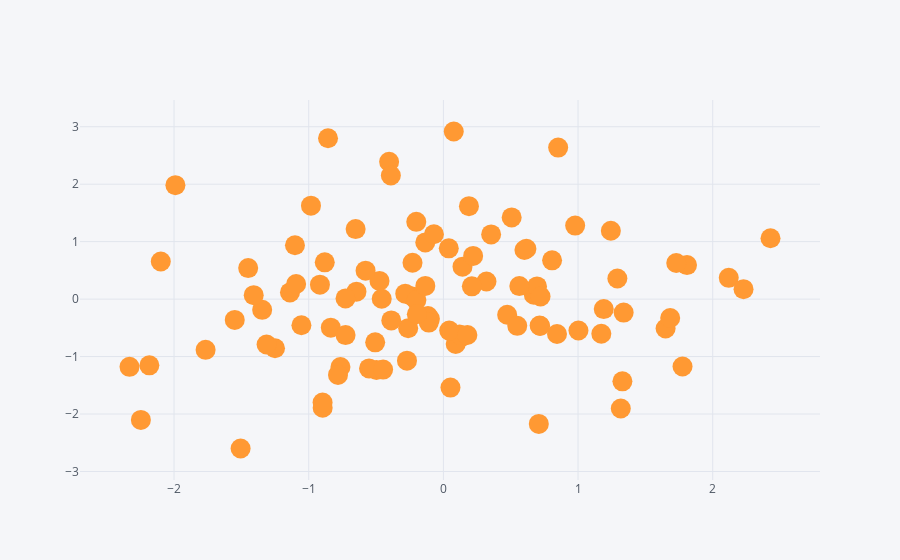

The cell this chart's notebook holds for it:
### Markdown cell above
## Scatter Plot

### Code cell
df.iplot(kind='scatter', x='A',y='B',mode='markers',size=20)
